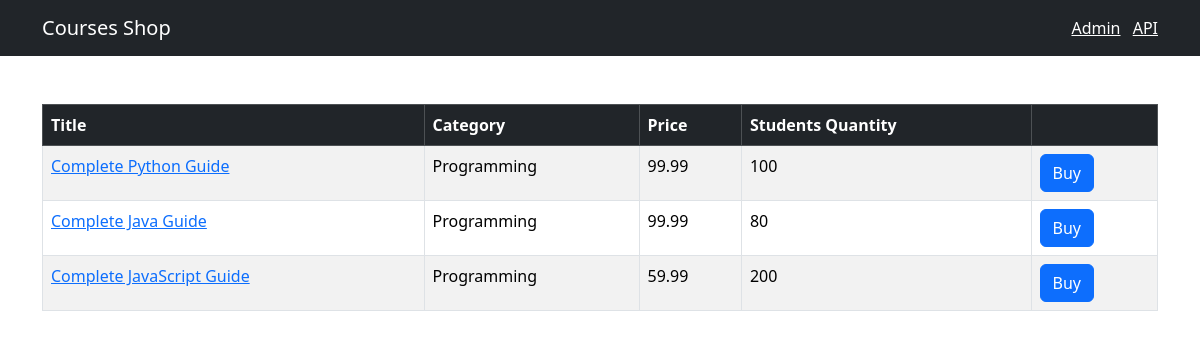
/, run on an earlier commit of the app's database.
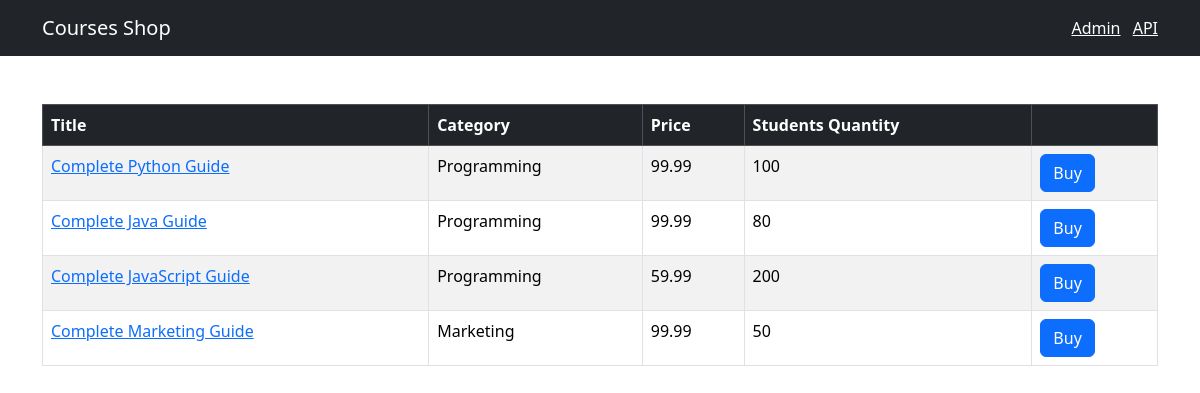
And on a later commit of the database.
### shop/models.py (models this page shows, shortened)
class Course(models.Model):
    title = models.CharField(max_length=255)
    price = models.FloatField()
    students_qty = models.IntegerField()
    reviews_qty = models.IntegerField()
    category = models.ForeignKey(Category, on_delete=models.CASCADE)# במקרה של מחיקה קאטיגוריה אוטומטית מוחק גם את הקורסים
    created_at = models.DateTimeField(default=timezone.now)

class Category(models.Model):
    title = models.CharField(max_length=255)
    created_at = models.DateTimeField(default=timezone.now)
    def __str__(self):
        return self.title

### shop/views.py (the view)
# urls.py: path('', include(api.urls), name='index')
def index(request):
    courses = Course.objects.all()
    return render(request, 'shop/courses.html', {'courses': courses})

### templates/shop/courses.html
{%extends 'base.html'%} {%block title%}All courses{%endblock%} {%block conten%}
<table class="table mt-5 table-bordered table-striped table-hover">
  <thead class="table-dark">
    <tr>
      <th>Title</th>
      <th>Category</th>
      <th>Price</th>
      <th>Students Quantity</th>
      <th></th>
    </tr>
  </thead>
  <tbody>
    {% for course in courses%}
    <tr>
      <td>
        <a href={% url "shop:single_course" course.id %}>{{course.title}}</a>
      </td>
      <td>{{course.category}}</td>
      <td>{{course.price}}</td>
      <td>{{course.students_qty}}</td>
      <td><button class="btn btn-primary">Buy</button></td>
    </tr>
    {% endfor %}
  </tbody>
</table>
{%endblock%}

What changed in the data, as far as the page shows it:
added Course: title "Complete Marketing Guide", category "Marketing", price "99.99", students_qty "50"
